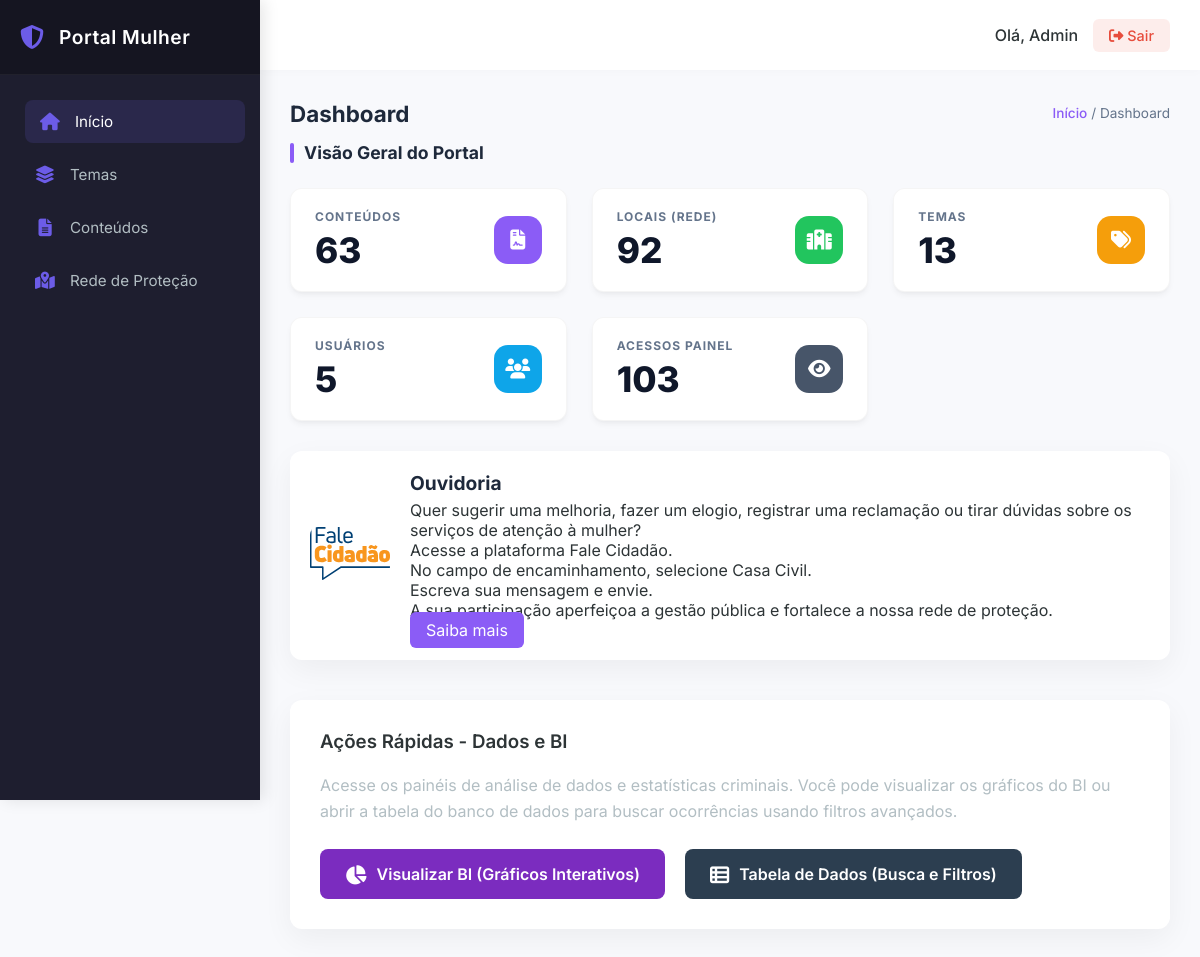
Screenshot of /painel/ (signed in) with the database file from the repository.
### core/models.py (models this page shows, shortened)
class PageContent(models.Model):
    tema = models.ForeignKey(Tema, on_delete=models.CASCADE, null=True, blank=True, verbose_name="Tema/Seção", related_name="conteudos")
    title = models.CharField("Título", max_length=200)
    slug = models.SlugField("Identificador (Slug)", unique=True, help_text="Ex: sobre-nos, contato. Usado na URL.")
    text = RichTextField("Texto Principal", blank=True)
    reference_sources = models.TextField("Fontes de Referência", blank=True, help_text="Links ou textos de referência.")
    link_url = models.URLField("Link (Botão de Acesso)", blank=True, help_text="URL de destino para botões de acesso.")
    icon = models.CharField("Ícone (FontAwesome)", max_length=100, blank=True, help_text="Ex: fa-solid fa-file-contract")
    image = models.FileField(
        "Imagem",
        upload_to='pages/',
        blank=True,
        null=True,
        validators=[FileExtensionValidator(allowed_extensions=['jpg','jpeg','png','svg','gif'])],
    )
    youtube_video_url = models.URLField("URL do Vídeo do YouTube", blank=True)
    def image_tag(self):
        from django.utils.html import format_html
        if self.image:
            return format_html('<img src="{}" width="150" height="auto" style="border-radius: 5px; box-shadow: 0 2px 5px rgba(0,0,0,0.1);" />', self.image.url)
        return "Sem Imagem"
    image_tag.short_description = 'Preview da Imagem'
    class Meta:
        verbose_name = "Conteúdo de Página"
        verbose_name_plural = "Conteúdos de Páginas"

### core/views_dashboard.py (the view, shortened to what this page needs)
# urls.py: path('painel/', views_dashboard.dashboard_home, name='dashboard_home'),
@login_required(login_url='/SysteGEVM9x2/login/')
@user_passes_test(is_staff, login_url='/SysteGEVM9x2/login/')
def dashboard_home(request):
    from .models import PanelVisitCounter
    counter, _ = PanelVisitCounter.objects.get_or_create(id=1)
    if not request.session.get('has_visited_panel', False):
        counter.count += 1
        counter.save()
        request.session['has_visited_panel'] = True
    ouvidoria = Ouvidoria.objects.filter(slug='ouvidoria').first()
    ouvidoria_image_url = ouvidoria.image.url if ouvidoria.image else 'https://ouvidoria.cge.mt.gov.br/_next/static/media/CGE%20-%20Fale%20Cidad%C3%A3o%20v1.da578e70.svg'
    context = {
        'total_conteudos': PageContent.objects.count(),
        'total_redes': RedeProtecao.objects.count(),
        'total_temas': Tema.objects.count(),
        'total_usuarios': User.objects.count(),
        'total_acessos_painel': counter.count,
        'ouvidoria': ouvidoria,
        'ouvidoria_image_url': ouvidoria_image_url,
    }
    return render(request, 'dashboard/home.html', context)

### core/views_dashboard.py (called while the page is built)
def is_staff(user):
    return user.is_staff

### core/templates/dashboard/home.html (shortened to what this page needs)
{% extends 'dashboard/base_dashboard.html' %}
{% block content %}
<div class="dashboard-header-custom" style="display: flex; justify-content: space-between; align-items: flex-start; margin-bottom: 25px;">
    <div>
        <h2 style="font-size: 1.4rem; color: #1e293b; margin-bottom: 15px; font-weight: 700;">Dashboard</h2>
        <div style="display: flex; align-items: center;">
            <div style="width: 4px; height: 20px; background: #8b5cf6; border-radius: 2px; margin-right: 10px;"></div>
            <h3 style="font-size: 1.1rem; color: #1e293b; font-weight: 700; margin: 0;">Visão Geral do Portal</h3>
        </div>
    </div>
    <div style="color: #64748b; font-size: 0.85rem; padding-top: 5px;">
        <span style="color: #8b5cf6; font-weight: 500; cursor: pointer;">Início</span> / Dashboard
    </div>
</div>
<div class="stats-grid">
    <div class="stat-card animate-fade-in" style="animation-delay: 0.1s;">
        <div class="stat-info">
            <h3>Conteúdos</h3>
            <div class="number">{{ total_conteudos }}</div>
        </div>
        <div class="stat-icon" style="background: #8b5cf6;">
            <i class="fa-solid fa-file-contract"></i>
        </div>
    </div>
    <div class="stat-card animate-fade-in" style="animation-delay: 0.2s;">
        <div class="stat-info">
            <h3>Locais (Rede)</h3>
            <div class="number">{{ total_redes }}</div>
        </div>
        <div class="stat-icon" style="background: #22c55e;">
            <i class="fa-solid fa-hospital"></i>
        </div>
    </div>
    <div class="stat-card animate-fade-in" style="animation-delay: 0.3s;">
        <div class="stat-info">
            <h3>Temas</h3>
            <div class="number">{{ total_temas }}</div>
        </div>
        <div class="stat-icon" style="background: #f59e0b;">
            <i class="fa-solid fa-tags"></i>
        </div>
    </div>
    <div class="stat-card animate-fade-in" style="animation-delay: 0.4s;">
        <div class="stat-info">
            <h3>Usuários</h3>
            <div class="number">{{ total_usuarios }}</div>
        </div>
        <div class="stat-icon" style="background: #0ea5e9;">
            <i class="fa-solid fa-users"></i>
        </div>
    </div>
    <div class="stat-card animate-fade-in" style="animation-delay: 0.5s;">
        <div class="stat-info">
            <h3>Acessos Painel</h3>
            <div class="number">{{ total_acessos_painel }}</div>
        </div>
        <div class="stat-icon" style="background: #475569;">
            <i class="fa-solid fa-eye"></i>
        </div>
    </div>
</div>
    <div class="ouvidoria-card animate-fade-in" style="animation-delay: 0.7s; margin-top: 30px; background: #fff; padding: 20px; border-radius: 12px; box-shadow: var(--card-shadow); display:flex; align-items:center; gap:20px;">
        <div style="flex:0 0 80px;">
            <img src="{{ ouvidoria_image_url }}" alt="{{ ouvidoria.title }}" style="width:80px; height:auto; border-radius:8px;">
        </div>
        <div>
            <h3 style="margin:0; font-size:1.2rem; color:#1e293b;">{{ ouvidoria.title }}</h3>
            <p style="margin:5px 0; color:#4b5563;">{{ ouvidoria.text|safe }}</p>
            <a href="{{ ouvidoria.link_url|default:'#' }}" target="_blank" class="btn btn-primary" style="background:#8b5cf6; color:white; padding:8px 16px; border-radius:6px; text-decoration:none;">Saiba mais</a>
        </div>
    </div>
<div style="margin-top: 40px; background: white; padding: 30px; border-radius: 12px; box-shadow: var(--card-shadow);" class="animate-fade-in" style="animation-delay: 0.6s;">
    <h3 style="margin-bottom: 20px; font-weight: 600;">Ações Rápidas - Dados e BI</h3>
    <p style="color: var(--text-light); line-height: 1.6; margin-bottom: 25px;">
        Acesse os painéis de análise de dados e estatísticas criminais. Você pode visualizar os gráficos do BI ou abrir a tabela do banco de dados para buscar ocorrências usando filtros avançados.
    </p>
    <div style="display: flex; gap: 20px; flex-wrap: wrap;">
        <a href="{% url 'bi_interativo' %}" target="_blank" style="display: inline-flex; align-items: center; gap: 10px; padding: 15px 25px; background: #7b2cbf; color: white; border-radius: 8px; text-decoration: none; font-weight: 600; transition: transform 0.2s;" onmouseover="this.style.transform='translateY(-3px)'" onmouseout="this.style.transform='translateY(0)'">
            <i class="fa-solid fa-chart-pie" style="font-size: 1.2rem;"></i> Visualizar BI (Gráficos Interativos)
        </a>
        <a href="/SysteGEVM9x2/core/estatisticaviolencia/" target="_blank" style="display: inline-flex; align-items: center; gap: 10px; padding: 15px 25px; background: #2c3e50; color: white; border-radius: 8px; text-decoration: none; font-weight: 600; transition: transform 0.2s;" onmouseover="this.style.transform='translateY(-3px)'" onmouseout="this.style.transform='translateY(0)'">
            <i class="fa-solid fa-table-list" style="font-size: 1.2rem;"></i> Tabela de Dados (Busca e Filtros)
        </a>
    </div>
</div>
{% endblock %}

### core/templates/dashboard/base_dashboard.html (shortened to what this page needs)
<!DOCTYPE html>
<html lang="pt-br">
<head>
    <link rel="stylesheet" href="https://cdnjs.cloudflare.com/ajax/libs/font-awesome/6.4.0/css/all.min.css">
    {% load static %}
    <link rel="stylesheet" href="{% static 'css/dashboard.css' %}">
</head>
<body>
    <aside class="sidebar">
        <div class="sidebar-header">
            <i class="fa-solid fa-shield-halved" style="color: var(--primary-color); font-size: 1.5rem;"></i>
            <h2>Portal Mulher</h2>
        </div>
        <ul class="nav-links">
            <li>
                <a href="{% url 'dashboard_home' %}" class="{% if request.resolver_match.url_name == 'dashboard_home' %}active{% endif %}">
                    <i class="fa-solid fa-house"></i>
                    <span>Início</span>
                </a>
            </li>
            <li>
                <a href="#">
                    <i class="fa-solid fa-layer-group"></i>
                    <span>Temas</span>
                </a>
            </li>
            <li>
                <a href="#">
                    <i class="fa-solid fa-file-lines"></i>
                    <span>Conteúdos</span>
                </a>
            </li>
            <li>
                <a href="#">
                    <i class="fa-solid fa-map-location-dot"></i>
                    <span>Rede de Proteção</span>
                </a>
            </li>
        </ul>
    </aside>
    <main class="main-content">
        <header class="top-header">
            <div class="user-info">
                <span>Olá, {{ request.user.username|title }}</span>
                <a href="{% url 'admin:logout' %}" class="logout-btn">
                    <i class="fa-solid fa-right-from-bracket"></i> Sair
                </a>
            </div>
        </header>
        <div class="content-area">
            {% block content %}
            {% endblock %}
        </div>
    </main>
</body>
</html>

### static/css/dashboard.css (style rules this page uses)
:root { --primary-color: #6c5ce7; --secondary-color: #a29bfe; --dark-bg: #1e1e2f; --darker-bg: #151521; --light-bg: #f8f9fc; --text-main: #2d3436; --text-light: #b2bec3; --white: #ffffff; --card-shadow: 0 10px 30px rgba(0, 0, 0, 0.05); --transition: all 0.3s ease; }
* { margin: 0; padding: 0; box-sizing: border-box; font-family: 'Inter', 'Segoe UI', Tahoma, Geneva, Verdana, sans-serif; }
body { background-color: var(--light-bg); color: var(--text-main); display: flex; min-height: 100vh; }
.sidebar { width: 260px; background-color: var(--dark-bg); color: var(--white); display: flex; flex-direction: column; position: fixed; height: 100vh; box-shadow: 4px 0 15px rgba(0,0,0,0.1); z-index: 100; }
.sidebar-header { padding: 25px 20px; display: flex; align-items: center; gap: 15px; background-color: var(--darker-bg); border-bottom: 1px solid rgba(255,255,255,0.05); }
.sidebar-header h2 { font-size: 1.2rem; font-weight: 600; letter-spacing: 0.5px; }
.nav-links { list-style: none; padding: 20px 0; flex: 1; }
.nav-links li { padding: 5px 20px; }
.nav-links a { text-decoration: none; color: var(--text-light); display: flex; align-items: center; gap: 15px; padding: 12px 15px; border-radius: 8px; transition: var(--transition); font-size: 0.95rem; }
.nav-links a:hover, .nav-links a.active { background-color: rgba(108, 92, 231, 0.15); color: var(--white); transform: translateX(5px); }
.nav-links a i { font-size: 1.1rem; width: 20px; text-align: center; color: var(--primary-color); }
.main-content { flex: 1; margin-left: 260px; display: flex; flex-direction: column; }
.top-header { height: 70px; background-color: var(--white); display: flex; align-items: center; justify-content: space-between; padding: 0 30px; box-shadow: 0 2px 10px rgba(0,0,0,0.02); }
.top-header .user-info { display: flex; align-items: center; gap: 15px; font-weight: 500; }
.top-header .logout-btn { padding: 8px 16px; background-color: rgba(231, 76, 60, 0.1); color: #e74c3c; border-radius: 6px; text-decoration: none; font-size: 0.9rem; transition: var(--transition); }
.content-area { padding: 30px; flex: 1; overflow-y: auto; }
.stats-grid { display: grid; grid-template-columns: repeat(auto-fit, minmax(240px, 1fr)); gap: 25px; margin-bottom: 30px; }
.stat-card { background-color: var(--white); border-radius: 12px; padding: 20px 24px; display: flex; align-items: center; justify-content: space-between; box-shadow: 0 4px 6px -1px rgba(0,0,0,0.05), 0 2px 4px -1px rgba(0,0,0,0.03); transition: var(--transition); border: 1px solid rgba(0,0,0,0.04); }
.stat-info h3 { font-size: 0.75rem; font-weight: 700; color: #64748b; margin-bottom: 5px; text-transform: uppercase; letter-spacing: 1px; }
.stat-info .number { font-size: 2.2rem; font-weight: 800; color: #0f172a; }
.stat-icon { width: 48px; height: 48px; border-radius: 14px; background: #6c5ce7; display: flex; align-items: center; justify-content: center; font-size: 1.25rem; color: var(--white); box-shadow: none; }
.animate-fade-in { animation: fadeIn 0.5s ease forwards; }

### core/templates/dashboard/home.html (style rules this page uses)
.top-header { justify-content: flex-end; }

### rows the page displays
PageContent: title "Ouvidoria", text "Quer sugerir uma melhoria, fazer um elogio, registrar uma reclamação ou tirar dúvidas sobre os serviços de atenção à mulher? Acesse a plataforma Fale Cidadão. No campo de encaminhamento, selecione Casa Civil. Escreva sua mensagem e envie. A sua participação aperfeiçoa a gestão pública e fortalece a nossa rede de proteção."

### other values shown
{{ request.user.username|title }} "Admin"
{{ total_conteudos }} "63"
{{ total_redes }} "92"
{{ total_temas }} "13"
{{ total_usuarios }} "5"
{{ total_acessos_painel }} "103"
